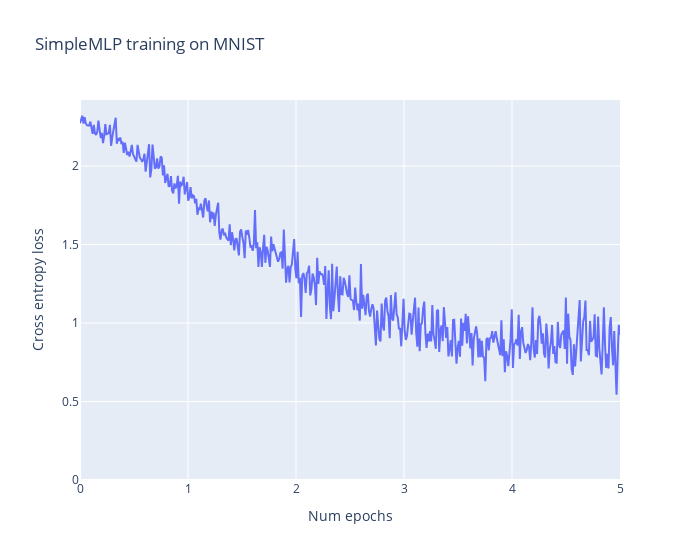
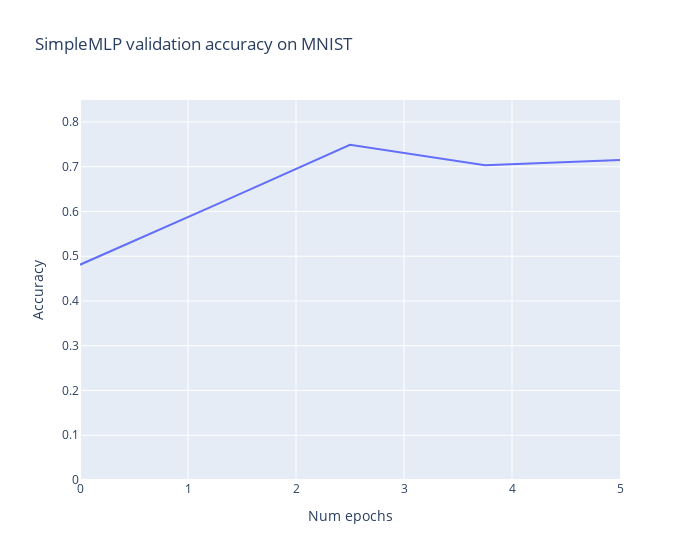

Write notebook code for charts like these, in order.
### Code cell
@dataclass
class SimpleMLPTrainingArgs():
    '''
    Defining this class implicitly creates an __init__ method, which sets arguments as 
    given below, e.g. self.batch_size = 64. Any of these arguments can also be overridden
    when you create an instance, e.g. args = SimpleMLPTrainingArgs(batch_size=128).
    '''
    batch_size: int = 64
    epochs: int = 3
    learning_rate: float = 1e-3
    subset: int = 10


def train(args: SimpleMLPTrainingArgs):
    '''
    Trains the model, using training parameters from the `args` object.
    '''
    model = SimpleMLP().to(device)

    mnist_trainset, mnist_testset = get_mnist(subset=args.subset)
    mnist_trainloader = DataLoader(mnist_trainset, batch_size=args.batch_size, shuffle=True)
    mnist_testloader = DataLoader(mnist_testset, batch_size=args.batch_size, shuffle=False)

    optimizer = t.optim.Adam(model.parameters(), lr=args.learning_rate)
    loss_list = []
    accuracy_list = []

    for epoch in tqdm(range(args.epochs)):
        for imgs, labels in mnist_trainloader:
            imgs = imgs.to(device)
            labels = labels.to(device)
            logits = model(imgs)
            loss = F.cross_entropy(logits, labels)
            loss.backward()
            optimizer.step()
            optimizer.zero_grad()
            loss_list.append(loss.item())   
        
        # Compute validation accuracy on each epoch
        num_test_examples = 0
        correct_examples = 0
        for imgs, labels in mnist_testloader:
            imgs = imgs.to(device)
            labels = labels.to(device)
            with t.inference_mode():
                logits = model(imgs)
            classes = logits.argmax(dim=-1)
            correct_examples += (classes == labels).sum().item()
        accuracy_list.append((correct_examples / len(mnist_testset)))


    line(
        loss_list,
        yaxis_range=[0, max(loss_list) + 0.1],
        x=t.linspace(0, args.epochs, len(loss_list)),
        labels={"x": "Num epochs", "y": "Cross entropy loss"},
        title="SimpleMLP training on MNIST",
        width=700,
    )

    line(
        accuracy_list,
        yaxis_range=[0, max(accuracy_list) + 0.1],
        x=t.linspace(0, args.epochs, len(accuracy_list)),
        labels={"x": "Num epochs", "y": "Accuracy"},
        title="SimpleMLP validation accuracy on MNIST",
        width=700,
    )

args = SimpleMLPTrainingArgs(epochs=5)
train(args)

### Figure 1 — Plotly figure (JSON) as saved in the notebook; plotly's stock layout.template omitted (floating-point values rounded to 4 significant figures; data arrays with more than 128 entries replaced by an {"elided": "..."} marker saying what was removed)
{"data": [{"hovertemplate": "Num epochs=%{x}<br>Cross entropy loss=%{y}<extra></extra>", "legendgroup": "", "line": {"color": "#636efa", "dash": "solid"}, "marker": {"symbol": "circle"}, "mode": "lines", "name": "", "orientation": "v", "showlegend": false, "type": "scatter", "x": {"elided": "470 float values"}, "xaxis": "x", "y": {"elided": "470 float values"}, "yaxis": "y"}], "layout": {"hovermode": "x unified", "legend": {"tracegroupgap": 0}, "title": {"text": "SimpleMLP training on MNIST"}, "width": 700, "xaxis": {"anchor": "y", "domain": [0, 1], "title": {"text": "Num epochs"}}, "yaxis": {"anchor": "x", "domain": [0, 1], "range": [0, 2.421], "title": {"text": "Cross entropy loss"}}}}

### Figure 2 — Plotly figure (JSON) as saved in the notebook; plotly's stock layout.template omitted (floating-point values rounded to 4 significant figures)
{"data": [{"hovertemplate": "Num epochs=%{x}<br>Accuracy=%{y}<extra></extra>", "legendgroup": "", "line": {"color": "#636efa", "dash": "solid"}, "marker": {"symbol": "circle"}, "mode": "lines", "name": "", "orientation": "v", "showlegend": false, "type": "scatter", "x": [0, 1.25, 2.5, 3.75, 5], "xaxis": "x", "y": [0.481, 0.614, 0.749, 0.703, 0.715], "yaxis": "y"}], "layout": {"hovermode": "x unified", "legend": {"tracegroupgap": 0}, "title": {"text": "SimpleMLP validation accuracy on MNIST"}, "width": 700, "xaxis": {"anchor": "y", "domain": [0, 1], "title": {"text": "Num epochs"}}, "yaxis": {"anchor": "x", "domain": [0, 1], "range": [0, 0.849], "title": {"text": "Accuracy"}}}}
